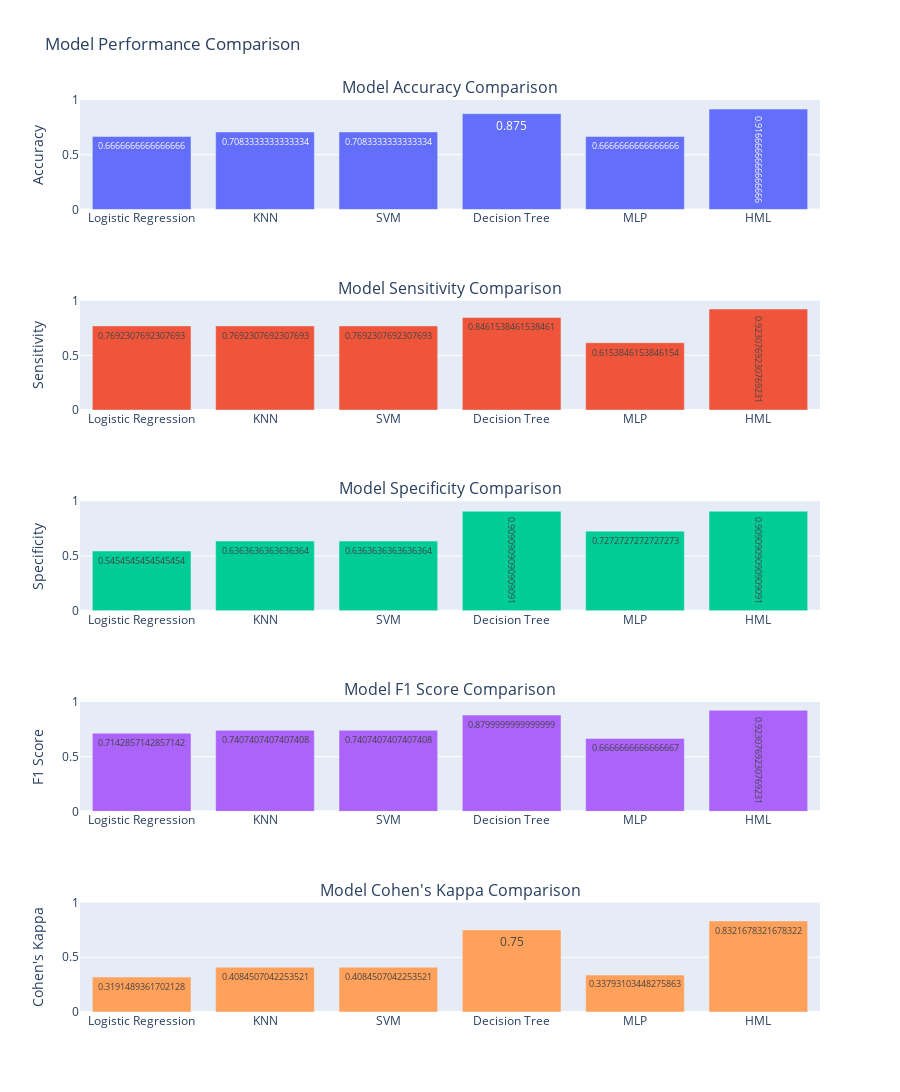

The cell this chart's notebook holds for it:
### Markdown cell above
### Plots Comparing Scores of Models

### Code cell
model_names = ['Logistic Regression', 'KNN', 'SVM', 'Decision Tree', 'MLP', 'HML']
model_accuracies = [accuracy_LR, accuracy_KNN, accuracy_SVM, accuracy_RFC, accuracy_MLP, accuracy_HML]
model_sensitivity = [sensitivity_LR, sensitivity_KNN, sensitivity_SVM, sensitivity_RFC, sensitivity_MLP, sensitivity_HML]
model_specificity = [specificity_LR, specificity_KNN, specificity_SVM, specificity_RFC, specificity_MLP, specificity_HML]
model_f1_scores = [f1_LR, f1_KNN, f1_SVM, f1_RFC, f1_MLP, f1_HML]
model_kappa_scores = [kappa_LR, kappa_KNN, kappa_SVM, kappa_RFC, kappa_MLP, kappa_HML]

fig = make_subplots(rows=5, cols=1, subplot_titles=("Model Accuracy Comparison", "Model Sensitivity Comparison", "Model Specificity Comparison", "Model F1 Score Comparison", "Model Cohen's Kappa Comparison"))

fig.add_trace(go.Bar(x=model_names, y=model_accuracies, text=model_accuracies, textposition='auto', name='Accuracy'), row=1, col=1)
fig.add_trace(go.Bar(x=model_names, y=model_sensitivity, text=model_sensitivity, textposition='auto', name='Sensitivity'), row=2, col=1)
fig.add_trace(go.Bar(x=model_names, y=model_specificity, text=model_specificity, textposition='auto', name='Specificity'), row=3, col=1)
fig.add_trace(go.Bar(x=model_names, y=model_f1_scores, text=model_f1_scores, textposition='auto', name='F1 Score'), row=4, col=1)
fig.add_trace(go.Bar(x=model_names, y=model_kappa_scores, text=model_kappa_scores, textposition='auto', name='Cohen\'s Kappa'), row=5, col=1)

fig.update_layout(height=1500, showlegend=False, title_text="Model Performance Comparison")

fig.update_yaxes(title_text="Accuracy", row=1, col=1, range=[0, 1])
fig.update_yaxes(title_text="Sensitivity", row=2, col=1, range=[0, 1])
fig.update_yaxes(title_text="Specificity", row=3, col=1, range=[0, 1])
fig.update_yaxes(title_text="F1 Score", row=4, col=1, range=[0, 1])
fig.update_yaxes(title_text="Cohen's Kappa", row=5, col=1, range=[0, 1])

fig.show()

### Figure 1 — Plotly figure (JSON) as saved in the notebook; plotly's stock layout.template omitted (floating-point values rounded to 4 significant figures)
{"data": [{"name": "Accuracy", "text": ["0.6666666666666666", "0.7083333333333334", "0.7083333333333334", "0.875", "0.6666666666666666", "0.9166666666666666"], "textposition": "auto", "type": "bar", "x": ["Logistic Regression", "KNN", "SVM", "Decision Tree", "MLP", "HML"], "xaxis": "x", "y": [0.6667, 0.7083, 0.7083, 0.875, 0.6667, 0.9167], "yaxis": "y"}, {"name": "Sensitivity", "text": ["0.7692307692307693", "0.7692307692307693", "0.7692307692307693", "0.8461538461538461", "0.6153846153846154", "0.9230769230769231"], "textposition": "auto", "type": "bar", "x": ["Logistic Regression", "KNN", "SVM", "Decision Tree", "MLP", "HML"], "xaxis": "x2", "y": [0.7692, 0.7692, 0.7692, 0.8462, 0.6154, 0.9231], "yaxis": "y2"}, {"name": "Specificity", "text": ["0.5454545454545454", "0.6363636363636364", "0.6363636363636364", "0.9090909090909091", "0.7272727272727273", "0.9090909090909091"], "textposition": "auto", "type": "bar", "x": ["Logistic Regression", "KNN", "SVM", "Decision Tree", "MLP", "HML"], "xaxis": "x3", "y": [0.5455, 0.6364, 0.6364, 0.9091, 0.7273, 0.9091], "yaxis": "y3"}, {"name": "F1 Score", "text": ["0.7142857142857142", "0.7407407407407408", "0.7407407407407408", "0.8799999999999999", "0.6666666666666667", "0.9230769230769231"], "textposition": "auto", "type": "bar", "x": ["Logistic Regression", "KNN", "SVM", "Decision Tree", "MLP", "HML"], "xaxis": "x4", "y": [0.7143, 0.7407, 0.7407, 0.88, 0.6667, 0.9231], "yaxis": "y4"}, {"name": "Cohen's Kappa", "text": ["0.3191489361702128", "0.4084507042253521", "0.4084507042253521", "0.75", "0.33793103448275863", "0.8321678321678322"], "textposition": "auto", "type": "bar", "x": ["Logistic Regression", "KNN", "SVM", "Decision Tree", "MLP", "HML"], "xaxis": "x5", "y": [0.3191, 0.4085, 0.4085, 0.75, 0.3379, 0.8322], "yaxis": "y5"}], "layout": {"annotations": [{"font": {"size": 16}, "showarrow": false, "text": "Model Accuracy Comparison", "x": 0.5, "xanchor": "center", "xref": "paper", "y": 1, "yanchor": "bottom", "yref": "paper"}, {"font": {"size": 16}, "showarrow": false, "text": "Model Sensitivity Comparison", "x": 0.5, "xanchor": "center", "xref": "paper", "y": 0.78, "yanchor": "bottom", "yref": "paper"}, {"font": {"size": 16}, "showarrow": false, "text": "Model Specificity Comparison", "x": 0.5, "xanchor": "center", "xref": "paper", "y": 0.56, "yanchor": "bottom", "yref": "paper"}, {"font": {"size": 16}, "showarrow": false, "text": "Model F1 Score Comparison", "x": 0.5, "xanchor": "center", "xref": "paper", "y": 0.34, "yanchor": "bottom", "yref": "paper"}, {"font": {"size": 16}, "showarrow": false, "text": "Model Cohen's Kappa Comparison", "x": 0.5, "xanchor": "center", "xref": "paper", "y": 0.12, "yanchor": "bottom", "yref": "paper"}], "height": 1500, "showlegend": false, "title": {"text": "Model Performance Comparison"}, "xaxis": {"anchor": "y", "domain": [0, 1]}, "xaxis2": {"anchor": "y2", "domain": [0, 1]}, "xaxis3": {"anchor": "y3", "domain": [0, 1]}, "xaxis4": {"anchor": "y4", "domain": [0, 1]}, "xaxis5": {"anchor": "y5", "domain": [0, 1]}, "yaxis": {"anchor": "x", "domain": [0.88, 1], "range": [0, 1], "title": {"text": "Accuracy"}}, "yaxis2": {"anchor": "x2", "domain": [0.66, 0.78], "range": [0, 1], "title": {"text": "Sensitivity"}}, "yaxis3": {"anchor": "x3", "domain": [0.44, 0.56], "range": [0, 1], "title": {"text": "Specificity"}}, "yaxis4": {"anchor": "x4", "domain": [0.22, 0.34], "range": [0, 1], "title": {"text": "F1 Score"}}, "yaxis5": {"anchor": "x5", "domain": [0, 0.12], "range": [0, 1], "title": {"text": "Cohen's Kappa"}}}}
